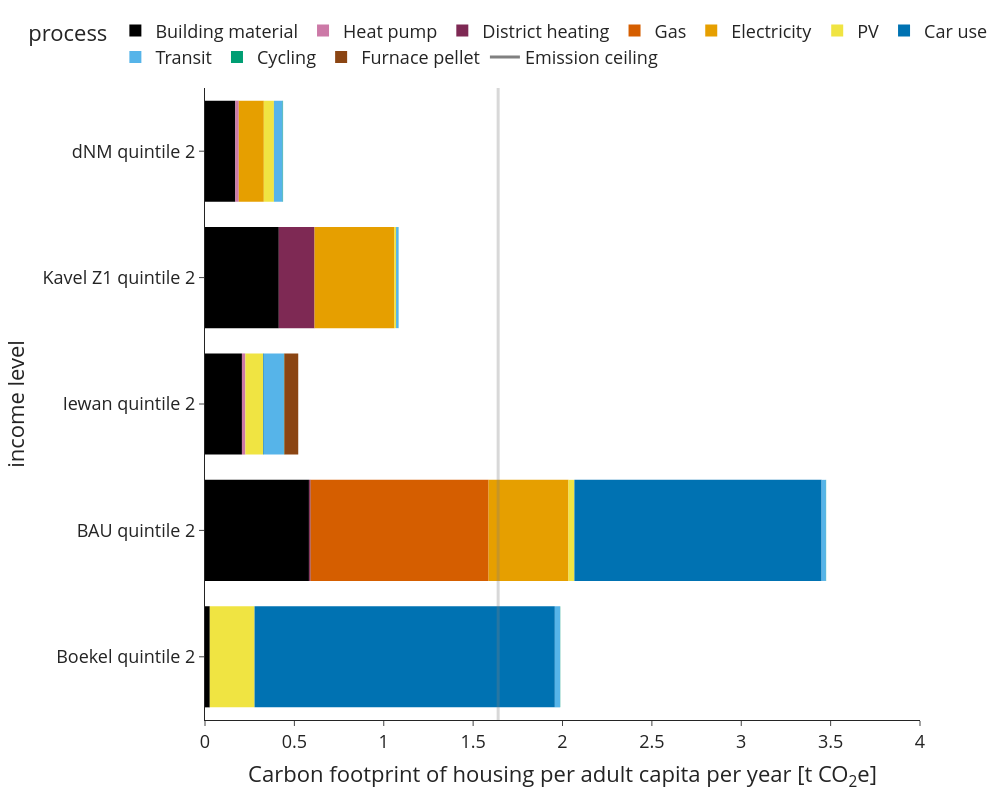

The code cell stored with this chart in its notebook:
### Code cell
import plotly.express as px
import plotly.graph_objects as go
import pandas as pd

# ---------- Boekel ----------
ghg_annual_df_boekel = ghg_annual_boekel.copy() / 1000  # convert to t CO2e
ghg_annual_df_boekel.columns = [
    'Building material', 'Heat pump', 'District heating',
    'Gas', 'Electricity', 'PV', 'Car use', 'Transit', 'Cycling'
]

df_boekel = (
    ghg_annual_df_boekel
    .multiply(boekel_df['n_hhd'], axis=0)
    .div(boekel_df['n_hhdmem'], axis=0)
    .groupby(level=0, sort=False)
    .mean()
    .unstack()
    .reset_index()
)
df_boekel.columns = ['process', class_name, 'value']

df_boekel[class_name] = df_boekel[class_name].replace({'decile 2': 'quintile 2'})
df_boekel = df_boekel[df_boekel[class_name] == 'quintile 2']
df_boekel[class_name] = 'Boekel quintile 2'

# ---------- USE / BAU----------
ghg_annual_df_use = ghg_annual.copy() / 1000
ghg_annual_df_use.columns = [
    'Building material', 'Heat pump', 'District heating',
    'Gas', 'Electricity', 'PV', 'Car use', 'Transit', 'Cycling'
]

df_use = (
    ghg_annual_df_use
    .multiply(use['n_hhd'], axis=0)
    .div(use['n_hhdmem' + year], axis=0)
    .groupby(level=0, sort=False)
    .mean()
    .unstack()
    .reset_index()
)
df_use.columns = ['process', class_name, 'value']

df_use[class_name] = df_use[class_name].replace({'decile 2': 'quintile 2'})
df_use = df_use[df_use[class_name] == 'quintile 2']
df_use[class_name] = 'BAU quintile 2'

# ---------- Iewan (quintile 3, HAS FURNACE PELLET EXTRA) ----------
ghg_annual_df_iewan = ghg_annual_iewan.copy() / 1000
ghg_annual_df_iewan.columns = [
    'Building material', 'Heat pump', 'Furnace pellet' ,'District heating',
    'Gas', 'Electricity', 'PV', 'Car use', 'Transit', 'Cycling'
]

df_iewan = (
    ghg_annual_df_iewan
    .multiply(iewan_df['n_hhd'], axis=0)
    .div(iewan_df['n_hhdmem'], axis=0)
    .groupby(level=0, sort=False)
    .mean()
    .unstack()
    .reset_index()
)
df_iewan.columns = ['process', class_name, 'value']

df_iewan[class_name] = df_iewan[class_name].replace({'decile 2': 'quintile 2'})
df_iewan = df_iewan[df_iewan[class_name] == 'quintile 2']
df_iewan[class_name] = 'Iewan quintile 2'

# ---------- Kavel Z1 (quintile 3) ----------
ghg_annual_df_kavel_z1 = ghg_annual_kavel_z1.copy() / 1000
ghg_annual_df_kavel_z1.columns = [
    'Building material', 'Heat pump', 'District heating',
    'Gas', 'Electricity', 'PV', 'Car use', 'Transit', 'Cycling'
]

df_kavel = (
    ghg_annual_df_kavel_z1
    .multiply(kavel_z1_df['n_hhd'], axis=0)
    .div(kavel_z1_df['n_hhdmem'], axis=0)
    .groupby(level=0, sort=False)
    .mean()
    .unstack()
    .reset_index()
)
df_kavel.columns = ['process', class_name, 'value']

df_kavel[class_name] = df_kavel[class_name].replace({'decile 2': 'quintile 2'})
df_kavel = df_kavel[df_kavel[class_name] == 'quintile 2']
df_kavel[class_name] = 'Kavel Z1 quintile 2'

# ---------- dNM (quintile 3) ----------
ghg_annual_df_dnm = ghg_annual_dnm.copy() / 1000
ghg_annual_df_dnm.columns = [
    'Building material', 'Heat pump', 'District heating',
    'Gas', 'Electricity', 'PV', 'Car use', 'Transit', 'Cycling'
]

df_dnm = (
    ghg_annual_df_dnm
    .multiply(dnm_df['n_hhd'], axis=0)
    .div(dnm_df['n_hhdmem'], axis=0)
    .groupby(level=0, sort=False)
    .mean()
    .unstack()
    .reset_index()
)
df_dnm.columns = ['process', class_name, 'value']

df_dnm[class_name] = df_dnm[class_name].replace({'decile 2': 'quintile 2'})
df_dnm = df_dnm[df_dnm[class_name] == 'quintile 2']
df_dnm[class_name] = 'dNM quintile 2'

# ---------- Combine ----------
df_compare = pd.concat([df_boekel, df_use, df_iewan, df_kavel, df_dnm], ignore_index=True)

# ---------- Create figure ----------
fig = px.bar(
    df_compare,
    x='value',
    y=class_name,
    color='process',
    labels={'value': 'Carbon footprint of housing per adult capita per year [t CO<sub>2</sub>e]'},
    template='simple_white',
    color_discrete_sequence=[
        'rgb(000,000,000)',  # Building material
        'rgb(204,121,167)',  # Heat pump
        'rgb(126,041,084)',  # District heating
        'rgb(213,094,000)',  # Gas
        'rgb(230,159,000)',  # Electricity
        'rgb(240,228,066)',  # PV
        'rgb(000,114,178)',  # Car use
        'rgb(086,180,233)',  # Transit
        'rgb(000,158,115)',  # Cycling
        'rgb(139,069,019)'   # Furnace pellet
    ]
)

# ---------- Add emission ceiling ----------
fig.add_vline(x=1.64, line_width=3, line_color="grey")

fig.add_trace(
    go.Scatter(x=[None], y=[None],
               mode='lines',
               line=dict(color='grey', width=3),
               name='Emission ceiling')
)

# ---------- Layout ----------
fig.update_layout(
    width=1000,
    height=300 + len(df_compare[class_name].unique()) * 100,
    font=dict(size=18),
    legend=dict(
        orientation="h",
        yanchor="bottom",
        y=1.02,
        xanchor="left",
        x=-0.25
    )
)

fig.update_traces(marker_line_width=0)

# ---------- Axis ----------
fig.update_xaxes(range=[0, 4])
fig.update_yaxes(categoryorder='array',
                 categoryarray=['BAU quintile 3', 'Boekel quintile 3', 'Iewan quintile 3', 'Kavel Z1 quintile 3', 'dNM quintile 3'])

# ---------- Save ----------
fig.write_image(
    'visualisations/' + class_name_short +
    '/stackedbars_ghg_per_cap_process_' +
    class_name_short + year + age_group + inc_grouping +
    '_quintile3compare.png',
    scale=3
)

fig.write_image('visualisations/'+class_name_short+'/stackedbars_ghg_per_cap_process_'+class_name_short+year+age_group+inc_grouping+'.png', scale=3)
fig.show()

### Figure 1 — Plotly figure (JSON) as saved in the notebook; plotly's stock layout.template omitted (floating-point values rounded to 4 significant figures)
{"data": [{"alignmentgroup": "True", "hovertemplate": "process=Building material<br>Carbon footprint of housing per adult capita per year [t CO<sub>2</sub>e]=%{x}<br>income level=%{y}<extra></extra>", "legendgroup": "Building material", "marker": {"color": "rgb(000,000,000)", "line": {"width": 0}, "pattern": {"shape": ""}}, "name": "Building material", "offsetgroup": "Building material", "orientation": "h", "showlegend": true, "textposition": "auto", "type": "bar", "x": [0.02678, 0.5815, 0.2066, 0.4129, 0.1697], "xaxis": "x", "y": ["Boekel quintile 2", "BAU quintile 2", "Iewan quintile 2", "Kavel Z1 quintile 2", "dNM quintile 2"], "yaxis": "y"}, {"alignmentgroup": "True", "hovertemplate": "process=Heat pump<br>Carbon footprint of housing per adult capita per year [t CO<sub>2</sub>e]=%{x}<br>income level=%{y}<extra></extra>", "legendgroup": "Heat pump", "marker": {"color": "rgb(204,121,167)", "line": {"width": 0}, "pattern": {"shape": ""}}, "name": "Heat pump", "offsetgroup": "Heat pump", "orientation": "h", "showlegend": true, "textposition": "auto", "type": "bar", "x": [0, 0.0007351, 0.0193, 0, 0.0193], "xaxis": "x", "y": ["Boekel quintile 2", "BAU quintile 2", "Iewan quintile 2", "Kavel Z1 quintile 2", "dNM quintile 2"], "yaxis": "y"}, {"alignmentgroup": "True", "hovertemplate": "process=District heating<br>Carbon footprint of housing per adult capita per year [t CO<sub>2</sub>e]=%{x}<br>income level=%{y}<extra></extra>", "legendgroup": "District heating", "marker": {"color": "rgb(126,041,084)", "line": {"width": 0}, "pattern": {"shape": ""}}, "name": "District heating", "offsetgroup": "District heating", "orientation": "h", "showlegend": true, "textposition": "auto", "type": "bar", "x": [0, 0.008676, 0, 0.2, 0], "xaxis": "x", "y": ["Boekel quintile 2", "BAU quintile 2", "Iewan quintile 2", "Kavel Z1 quintile 2", "dNM quintile 2"], "yaxis": "y"}, {"alignmentgroup": "True", "hovertemplate": "process=Gas<br>Carbon footprint of housing per adult capita per year [t CO<sub>2</sub>e]=%{x}<br>income level=%{y}<extra></extra>", "legendgroup": "Gas", "marker": {"color": "rgb(213,094,000)", "line": {"width": 0}, "pattern": {"shape": ""}}, "name": "Gas", "offsetgroup": "Gas", "orientation": "h", "showlegend": true, "textposition": "auto", "type": "bar", "x": [0, 0.9956, 0, 0, 0], "xaxis": "x", "y": ["Boekel quintile 2", "BAU quintile 2", "Iewan quintile 2", "Kavel Z1 quintile 2", "dNM quintile 2"], "yaxis": "y"}, {"alignmentgroup": "True", "hovertemplate": "process=Electricity<br>Carbon footprint of housing per adult capita per year [t CO<sub>2</sub>e]=%{x}<br>income level=%{y}<extra></extra>", "legendgroup": "Electricity", "marker": {"color": "rgb(230,159,000)", "line": {"width": 0}, "pattern": {"shape": ""}}, "name": "Electricity", "offsetgroup": "Electricity", "orientation": "h", "showlegend": true, "textposition": "auto", "type": "bar", "x": [0, 0.4469, 0, 0.447, 0.14], "xaxis": "x", "y": ["Boekel quintile 2", "BAU quintile 2", "Iewan quintile 2", "Kavel Z1 quintile 2", "dNM quintile 2"], "yaxis": "y"}, {"alignmentgroup": "True", "hovertemplate": "process=PV<br>Carbon footprint of housing per adult capita per year [t CO<sub>2</sub>e]=%{x}<br>income level=%{y}<extra></extra>", "legendgroup": "PV", "marker": {"color": "rgb(240,228,066)", "line": {"width": 0}, "pattern": {"shape": ""}}, "name": "PV", "offsetgroup": "PV", "orientation": "h", "showlegend": true, "textposition": "auto", "type": "bar", "x": [0.2504, 0.03309, 0.0994, 0.0089, 0.0565], "xaxis": "x", "y": ["Boekel quintile 2", "BAU quintile 2", "Iewan quintile 2", "Kavel Z1 quintile 2", "dNM quintile 2"], "yaxis": "y"}, {"alignmentgroup": "True", "hovertemplate": "process=Car use<br>Carbon footprint of housing per adult capita per year [t CO<sub>2</sub>e]=%{x}<br>income level=%{y}<extra></extra>", "legendgroup": "Car use", "marker": {"color": "rgb(000,114,178)", "line": {"width": 0}, "pattern": {"shape": ""}}, "name": "Car use", "offsetgroup": "Car use", "orientation": "h", "showlegend": true, "textposition": "auto", "type": "bar", "x": [1.68, 1.383, 0.003931, 0, 0], "xaxis": "x", "y": ["Boekel quintile 2", "BAU quintile 2", "Iewan quintile 2", "Kavel Z1 quintile 2", "dNM quintile 2"], "yaxis": "y"}, {"alignmentgroup": "True", "hovertemplate": "process=Transit<br>Carbon footprint of housing per adult capita per year [t CO<sub>2</sub>e]=%{x}<br>income level=%{y}<extra></extra>", "legendgroup": "Transit", "marker": {"color": "rgb(086,180,233)", "line": {"width": 0}, "pattern": {"shape": ""}}, "name": "Transit", "offsetgroup": "Transit", "orientation": "h", "showlegend": true, "textposition": "auto", "type": "bar", "x": [0.02902, 0.02401, 0.1123, 0.01402, 0.04897], "xaxis": "x", "y": ["Boekel quintile 2", "BAU quintile 2", "Iewan quintile 2", "Kavel Z1 quintile 2", "dNM quintile 2"], "yaxis": "y"}, {"alignmentgroup": "True", "hovertemplate": "process=Cycling<br>Carbon footprint of housing per adult capita per year [t CO<sub>2</sub>e]=%{x}<br>income level=%{y}<extra></extra>", "legendgroup": "Cycling", "marker": {"color": "rgb(000,158,115)", "line": {"width": 0}, "pattern": {"shape": ""}}, "name": "Cycling", "offsetgroup": "Cycling", "orientation": "h", "showlegend": true, "textposition": "auto", "type": "bar", "x": [0.001202, 0.001052, 0.00208, 0.0004632, 0.002188], "xaxis": "x", "y": ["Boekel quintile 2", "BAU quintile 2", "Iewan quintile 2", "Kavel Z1 quintile 2", "dNM quintile 2"], "yaxis": "y"}, {"alignmentgroup": "True", "hovertemplate": "process=Furnace pellet<br>Carbon footprint of housing per adult capita per year [t CO<sub>2</sub>e]=%{x}<br>income level=%{y}<extra></extra>", "legendgroup": "Furnace pellet", "marker": {"color": "rgb(139,069,019)", "line": {"width": 0}, "pattern": {"shape": ""}}, "name": "Furnace pellet", "offsetgroup": "Furnace pellet", "orientation": "h", "showlegend": true, "textposition": "auto", "type": "bar", "x": [0.078], "xaxis": "x", "y": ["Iewan quintile 2"], "yaxis": "y"}, {"line": {"color": "grey", "width": 3}, "marker": {"line": {"width": 0}}, "mode": "lines", "name": "Emission ceiling", "type": "scatter", "x": [null], "y": [null]}], "layout": {"barmode": "relative", "font": {"size": 18}, "height": 800, "legend": {"orientation": "h", "title": {"text": "process"}, "tracegroupgap": 0, "x": -0.25, "xanchor": "left", "y": 1.02, "yanchor": "bottom"}, "margin": {"t": 60}, "shapes": [{"line": {"color": "grey", "width": 3}, "type": "line", "x0": 1.64, "x1": 1.64, "xref": "x", "y0": 0, "y1": 1, "yref": "y domain"}], "width": 1000, "xaxis": {"anchor": "y", "domain": [0, 1], "range": [0, 4], "title": {"text": "Carbon footprint of housing per adult capita per year [t CO<sub>2</sub>e]"}}, "yaxis": {"anchor": "x", "categoryarray": ["BAU quintile 3", "Boekel quintile 3", "Iewan quintile 3", "Kavel Z1 quintile 3", "dNM quintile 3"], "categoryorder": "array", "domain": [0, 1], "title": {"text": "income level"}}}}
